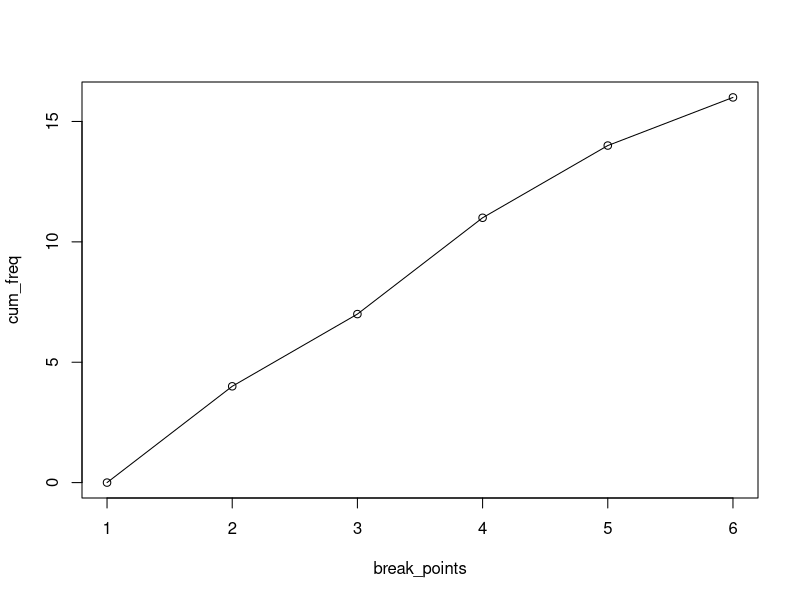

R code for this plot:
raw_data <- c(1, 2, 3, 4, 1, 2, 2, 3, 1, 1, 3, 4, 5, 5, 4, 3)
break_points <- 0:length(unique(raw_data)) + 1
tranformed_data <- cut(raw_data, break_points, right = FALSE)
table_data <- table(tranformed_data)
cum_freq <- c(0, cumsum(table_data))

plot(break_points, cum_freq)
lines(break_points, cum_freq)
